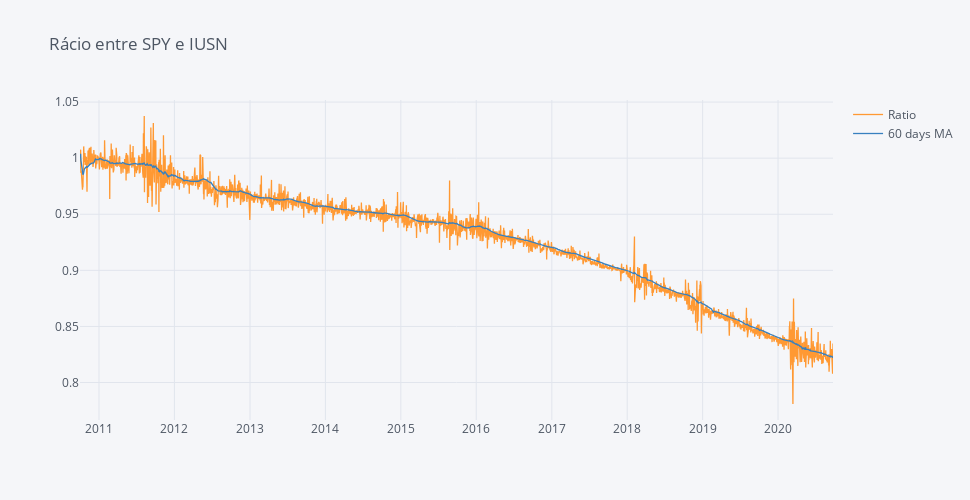

Here is the notebook cell this chart was saved with:
### Code cell
ratio = fundos ['IUSE'] / fundos['SPY']
ratio = pd.DataFrame(ratio)
ratio.index = pd.to_datetime(ratio.index)
ratio.columns=['Ratio']

ratio['60 days MA'] = ratio['Ratio'].rolling('60D').mean()
ratio.iplot(dimensions=pl.dimensions, title="Rácio entre SPY e IUSN")

### Figure 1 — Plotly figure (JSON) as saved in the notebook; plotly's stock layout.template omitted (floating-point values rounded to 4 significant figures; data arrays with more than 128 entries replaced by an {"elided": "..."} marker saying what was removed)
{"data": [{"line": {"color": "rgba(255, 153, 51, 1.0)", "dash": "solid", "shape": "linear", "width": 1.3}, "mode": "lines", "name": "Ratio", "text": "", "type": "scatter", "x": {"elided": "2565 str values"}, "y": {"elided": "2565 float values"}}, {"line": {"color": "rgba(55, 128, 191, 1.0)", "dash": "solid", "shape": "linear", "width": 1.3}, "mode": "lines", "name": "60 days MA", "text": "", "type": "scatter", "x": {"elided": "2565 str values"}, "y": {"elided": "2565 float values"}}], "layout": {"height": 500, "legend": {"bgcolor": "#F5F6F9", "font": {"color": "#4D5663"}}, "paper_bgcolor": "#F5F6F9", "plot_bgcolor": "#F5F6F9", "title": {"font": {"color": "#4D5663"}, "text": "Rácio entre SPY e IUSN"}, "width": 970, "xaxis": {"autorange": true, "gridcolor": "#E1E5ED", "range": ["2010-10-01", "2020-09-23"], "showgrid": true, "tickfont": {"color": "#4D5663"}, "title": {"font": {"color": "#4D5663"}, "text": ""}, "type": "date", "zerolinecolor": "#E1E5ED"}, "yaxis": {"autorange": true, "gridcolor": "#E1E5ED", "range": [0.7666, 1.052], "showgrid": true, "tickfont": {"color": "#4D5663"}, "title": {"font": {"color": "#4D5663"}, "text": ""}, "type": "linear", "zerolinecolor": "#E1E5ED"}}}
